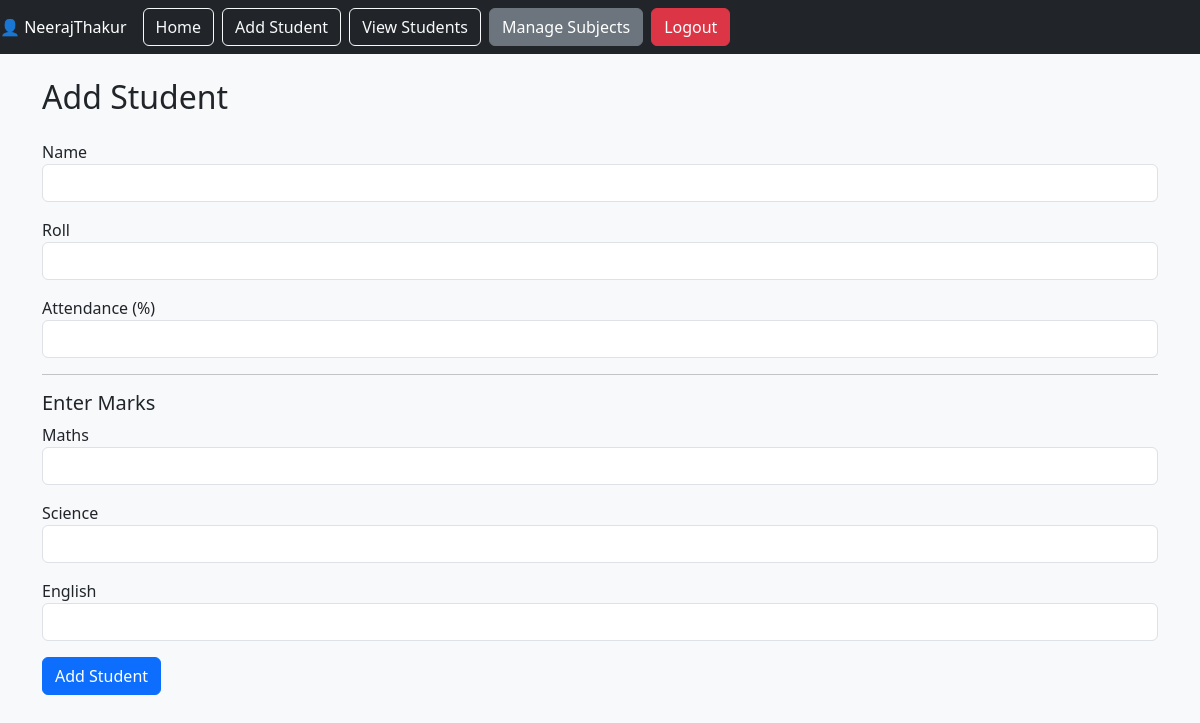
/add (signed in), run on the app's committed database.
### tables this page shows
CREATE TABLE subjects (
        id INTEGER PRIMARY KEY AUTOINCREMENT,
        subject_name TEXT UNIQUE NOT NULL
    );

### app.py (the view)
@app.route("/add")
def add_form():
    if "user_id" not in session:
        return redirect("/login")
    conn = sqlite3.connect("students.db")
    cursor = conn.cursor()
    cursor.execute("SELECT * FROM subjects")
    subjects = cursor.fetchall()
    conn.close()
    return render_template("add_student.html", subjects=subjects)

### templates/add_student.html
{% extends "base.html" %}
{% block content %}
<h2 class="mb-4">Add Student</h2>
<form method="POST" action="/add_student">
    <div class="mb-3">
        <label>Name</label>
        <input type="text" name="name" class="form-control" required>
    </div>
    <div class="mb-3">
        <label>Roll</label>
        <input type="number" name="roll" class="form-control" required>
    </div>
    <div class="mb-3">
        <label>Attendance (%)</label>
        <input type="number" step="0.01" name="attendance" class="form-control" required>
    </div>
    <hr>
    <h5>Enter Marks</h5>
    {% for subject in subjects %}
    <div class="mb-3">
        <label>{{ subject[1] }}</label>
        <input type="number" step="0.01"
               name="subject_{{ subject[0] }}"
               class="form-control" required>
    </div>
    {% endfor %}
    <button type="submit" class="btn btn-primary">
        Add Student
    </button>
</form>
{% endblock %}

### data on the page
subjects: subject_name "Maths"
subjects: subject_name "Science"
subjects: subject_name "English"

### other printed values
{{ session.get('username') }} "NeerajThakur"
